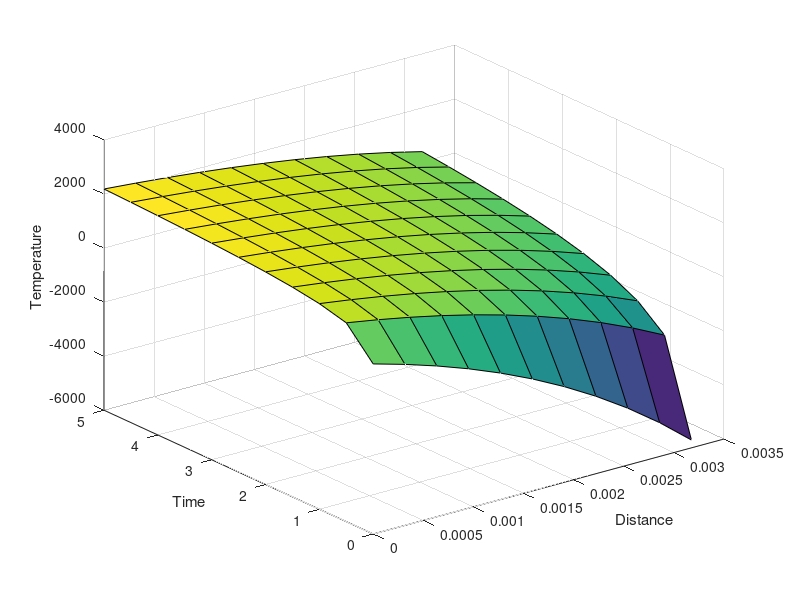

MATLAB code for this plot:
% PROPELLANT FLOW   
clear 
clc 

% m_dot = Cd * A = Cd*sqrt(2 * d * deltaP) 
% deltaP (pressure drop): 20% of chamber pressure 
% d (density) 
% m_dot (mass flow rate) 

% VARIABLES
cP =  2757902.92;                         % Pa (400 psi) 
deltaP = 0.2 * cP ;                       % Pa 
dF = .99*789.3 + .01* 999.7;              % kg/m^3 - density Ethanol (99% + 1% water) 
dO = 1141;                                % kg/m^3 - density LOX
ratioOF = 1.20;                           % O/F ratio
m_dot = 1.886;                            % kg/s

Cd_F = 0.57;                              % Fuel Discharge Coefficient - Juno's 
Cd_O = 0.47;                              % Oxidizer Discharge Coefficient - Juno's 
a_ox = 33;                               
a_f = 27;
numOrfices = 30;                          % Number of orfice pairs 
LD = 5;                                   % Optimal range for LD ratio is 5-7, but 4 is minimum [NASA]

% CALCULATIONS 
velF = (Cd_F*sqrt((deltaP*2)/dF));                     % m/s 
velO = (Cd_O*sqrt((deltaP*2)/dO));                     % m/s 

m_dotF = (m_dot)/(1+ratioOF);                          % kg/s
m_dotO = (ratioOF * m_dot)/(1+ratioOF);                % kg/s
InjAreaF_M = (m_dotF/(Cd_F*sqrt(2*dF*deltaP)));
InjAreaO_M = (m_dotO/(Cd_O*sqrt(2*dO*deltaP)));

% Conversion Values 
InchesToMeters = 0.0254; 
MMToM = 0.001;

% Heat Transfer Values
% visc - dynamic viscosity, cp- specific heat capacity, k - thermal
% conductivity
% NOTE: values for ethanol are taken for 298.15 K
n_cold = 0.3;
n_hot = 0.4;
visc_F = (0.00107*.099+0.0008891*0.01);        % kg/m*s, N*s/m^2 - fluid kinematic viscosity
visc_O = 0.00000693;                           % kg/m*s, N*s/m^2 - fluid viscosity
cp_F = (2570*0.95+75*0.05)*0.001;              % KJ/kg*K 
cp_O = 1700*0.001;                             % KJ/kg*K        
k_F = (0.17*0.99+0.60*0.01);                   % W/m*K
k_O = 0.152;                                   % W/m*K
DhManifold_F = 4.25*InchesToMeters;            % m - hydraulic diameter, fuel manifold                    
DhManifold_O = 2*InchesToMeters;               % m - hydraulic diameter, ox manifold 
DhChamber = 4*InchesToMeters;                  % m - hydraulic diameter, chamber 
DhOrfices_F = 28.484*InchesToMeters;
DhOrfices_O = 2.651*InchesToMeters;

% Heat Transfer Coefficient Calculations
% Pr - Prandtl's Number, Re- Reynold's Number, Nu - Nusselt Number, h -
% heat transfer coefficient
Pr_F = (visc_F*cp_F)/k_F;                      % Prandtl's Number - Ethanol    
Pr_O = (visc_O*cp_O)/k_O;                      % Prandtl's Number - LOX    

Re_F_Cold = (dF*velF*DhManifold_F )/visc_F;       
Re_O_Cold = (dO*velO*DhManifold_O)/visc_O;

Re_F_Orfices = (dF*velF*DhOrfices_F)/visc_F;   
Re_O_Orfices = (dO*velO*DhOrfices_O)/visc_O;   

% plot(Dh_Orfices, Re_F_Orfices)
% hold on
% plot(Dh_Orfices, Re_O_Orfices)
% xlabel("Orfice Diameter")
% ylabel("Reynold's Number")


Nu_F_Cold = 0.023*(Re_F_Cold^0.8)*(Pr_F^n_hot);
Nu_O_Cold = 0.023*(Re_O_Cold^0.8)*(Pr_O^n_hot);

h_cold_F = (Nu_F_Cold*k_F)/DhManifold_F;           % heat transfer coefficient, fuel manifold (h,cold)
h_cold_O = (Nu_O_Cold*k_O)/DhManifold_O;           % heat transfer coefficient, oxidizer manifold (h,cold)


%% Heat Transfer 
Tc = 2877;                                       % K 
Tm = 298.15;                                     % K 
h_cold = 3117;                                   % W/m^2K  - avg of fuel&ox h coeff                       
h_hot = 6000;                                    % W/m^2K - assumed
 
k_inj = 16.3;                                    % thermal conductivity, 316 stainless steel 
T_ip = 0.125*InchesToMeters;                      % meters, injector face plate thickness

R_total = (1/h_cold)+(T_ip/k_inj)+(1/h_hot);          % m^2K/W - total thermal resistance
q_total = ((Tc-Tm)/R_total);                          % W/m^2 - total heat transfer rate 
R_cold = 1/h_cold;                                    % m^2K/W 
T_wall_cold = q_total*R_cold+Tm;                      % K - temp of injector face (manifold) 
T_wall_hot = q_total*((1/h_hot)+(T_ip/k_inj))+Tm;   % K - temp of injector face (chamber)


fprintf("Injector Face Thickness: %d in\n", T_ip/InchesToMeters);
fprintf("Injector Face (Max Temp): %.2f", T_wall_hot)

%% Transient Heat Transfer
% Note: taken from 'The FTCS Method with MATLAB code (lect #02) 

%VARIABLES 
alpha = 3.95*10^-6; %m^2/s
time = [0:.5:5]; %s
t = repmat(time,11,1);
dist = [0:0.0003175:0.003175];
x = repmat(dist,11,1)';
h = 6000; %W/m^2K
k = 16.3; 
Ti = 293.15; %K
Tinf = 3000; %K 

[rowst, colst] = size(t);
[rowsx, colsx] = size(x);

Tinj = ones(11,11);
for i=1:rowst 
    for j=1:colst 
        Tinj(i,j)=(erf(x(i,j)/2*sqrt(alpha*t(i,j)))+(exp(h*x(i,j)/k+h^2*alpha*t(i,j)/k^2)*erfc(x(i,j)/2*sqrt(alpha*t(i,j))+h/k*sqrt(alpha*t(i,j)))))*(Ti-Tinf)+Tinf;
    end 
end

surf(x,t,Tinj)
xlabel("Distance")
ylabel("Time")
zlabel("Temperature")

% Tinj=(erf(x/2*sqrt(alpha*t))+(exp(h*x/k+h^2*alpha*t/k^2)*erfc(x/2*sqrt(alpha*t)+h/k*sqrt(alpha*t))))*(Ti-Tinf)+Tinf;


